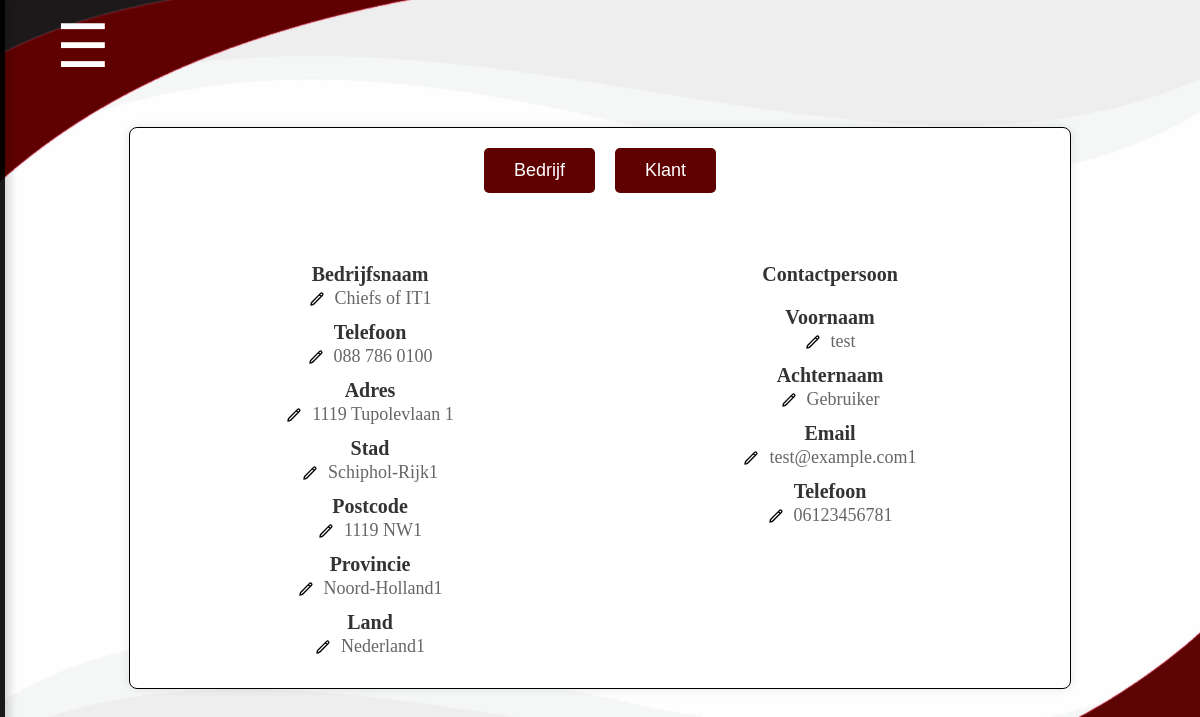
/profiel.php (signed in), run on the app's committed database.
### tables this page shows
CREATE TABLE `chiefs` (
  `chief_id` int(11) NOT NULL,
  `telefoon` varchar(50) NOT NULL,
  `adres` varchar(255) NOT NULL,
  `Bedrijfnaam` varchar(255) NOT NULL,
  `stad` varchar(255) NOT NULL,
  `postcode` varchar(10) NOT NULL,
  `provincie` varchar(255) DEFAULT NULL,
  `land` varchar(255) DEFAULT NULL
);

CREATE TABLE `contact` (
  `contact_id` int(11) NOT NULL,
  `voornaam` varchar(255) DEFAULT NULL,
  `achternaam` varchar(255) DEFAULT NULL,
  `email` varchar(255) DEFAULT NULL,
  `telefoon` varchar(255) DEFAULT NULL
);

### profiel.php (the view, shortened to what this page needs)
<?php
try {
    require 'db/conn.php';
    $pdo->setAttribute(PDO::ATTR_ERRMODE, PDO::ERRMODE_EXCEPTION);
} catch (PDOException $e) {
    error_log("Databaseverbinding mislukt: " . $e->getMessage());
    die(json_encode(['status' => 'error', 'message' => 'Databasefout']));
}
try {
    $sql = "SELECT telefoon, adres, stad, postcode, provincie, land, Bedrijfnaam FROM chiefs WHERE chief_id = :id";
    $stmt = $pdo->prepare($sql);
    $stmt->execute(['id' => $_SESSION['user_id']]);
    $row = $stmt->fetch(PDO::FETCH_ASSOC);
    $telefoon = $row['telefoon'];
    $adres = $row['adres'];
    $stad = $row['stad'];
    $postcode = $row['postcode'];
    $provincie = $row['provincie'];
    $land = $row['land'];
    $bedrijfsnaam = $row['Bedrijfnaam'];
} catch (PDOException $e) {
    error_log("Chiefs query mislukt: " . $e->getMessage());
    die("Er is iets mis met de query voor chiefs: " . $e->getMessage());
}
try {
    $contact_sql = "SELECT voornaam, achternaam, email, telefoon FROM contact WHERE contact_id = :id";
    $contact_stmt = $pdo->prepare($contact_sql);
    $contact_stmt->execute(['id' => $_SESSION['user_id']]);
    $contact_row = $contact_stmt->fetch(PDO::FETCH_ASSOC);
    $contact_voornaam = $contact_row['voornaam'];
    $contact_achternaam = $contact_row['achternaam'];
    $contact_email = $contact_row['email'];
    $contact_telefoon = $contact_row['telefoon'];
} catch (PDOException $e) {
    error_log("Contact query mislukt: " . $e->getMessage());
    die("Er is iets mis met de query voor contact: " . $e->getMessage());
}
?>
<!DOCTYPE html>
<html lang="nl">
<head>
    <link rel="stylesheet" href="css/profiel.css">
</head>
<body>
<?php include 'sidebar.php'; ?>
<div class="container">
    <div class="buttons">
        <button data-target="bedrijfContainer" class="toggle-button">Bedrijf</button>
        <button data-target="klantContainer" class="toggle-button">Klant</button>
    </div>
    <div id="bedrijfContainer" class="container-section fade-in">
        <div class="columns">
            <div class="column">
                <h3>Bedrijfsnaam</h3>
                <p>
                <img src="img/pen-svgrepo-com.svg" alt="edit" width="16" height="16"
                    data-field="Bedrijfnaam" data-value="<?php echo htmlspecialchars($bedrijfsnaam); ?>"
                    class="edit-button">
                <span id="Bedrijfnaam"><?php echo htmlspecialchars($bedrijfsnaam); ?></span>
            </p>
                <h3>Telefoon</h3>
                <p>
                    <img src="img/pen-svgrepo-com.svg" alt="edit" width="16" height="16"
                        data-field="telefoon" data-value="<?php echo htmlspecialchars($telefoon); ?>"
                        class="edit-button">
                    <span id="telefoon"><?php echo htmlspecialchars($telefoon); ?></span>
                </p>
                <h3>Adres</h3>
                <p>
                    <img src="img/pen-svgrepo-com.svg" alt="edit" width="16" height="16"
                        data-field="adres" data-value="<?php echo htmlspecialchars($adres); ?>"
                        class="edit-button">
                    <span id="adres"><?php echo htmlspecialchars($adres); ?></span>
                </p>
                <h3>Stad</h3>
                <p>
                    <img src="img/pen-svgrepo-com.svg" alt="edit" width="16" height="16"
                        data-field="stad" data-value="<?php echo htmlspecialchars($stad); ?>"
                        class="edit-button">
                    <span id="stad"><?php echo htmlspecialchars($stad); ?></span>
                </p>
                <h3>Postcode</h3>
                <p>
                    <img src="img/pen-svgrepo-com.svg" alt="edit" width="16" height="16"
                        data-field="postcode" data-value="<?php echo htmlspecialchars($postcode); ?>"
                        class="edit-button">
                    <span id="postcode"><?php echo htmlspecialchars($postcode); ?></span>
                </p>
                <h3>Provincie</h3>
                <p>
                    <img src="img/pen-svgrepo-com.svg" alt="edit" width="16" height="16"
                        data-field="provincie" data-value="<?php echo htmlspecialchars($provincie); ?>"
                        class="edit-button">
                    <span id="provincie"><?php echo htmlspecialchars($provincie); ?></span>
                </p>
                <h3>Land</h3>
                <p>
                    <img src="img/pen-svgrepo-com.svg" alt="edit" width="16" height="16"
                        data-field="land" data-value="<?php echo htmlspecialchars($land); ?>"
                        class="edit-button">
                    <span id="land"><?php echo htmlspecialchars($land); ?></span>
                </p>
            </div>
            <div class="column">
                <h3>Contactpersoon</h3>
                <h3>Voornaam</h3>
                <p>
                    <img src="img/pen-svgrepo-com.svg" alt="edit" width="16" height="16"
                        data-field="contact_voornaam"
                        data-value="<?php echo htmlspecialchars($contact_voornaam); ?>" class="edit-button">
                    <span id="contact_voornaam"><?php echo htmlspecialchars($contact_voornaam); ?></span>
                </p>
                <h3>Achternaam</h3>
                <p>
                    <img src="img/pen-svgrepo-com.svg" alt="edit" width="16" height="16"
                        data-field="contact_achternaam"
                        data-value="<?php echo htmlspecialchars($contact_achternaam); ?>" class="edit-button">
                    <span id="contact_achternaam"><?php echo htmlspecialchars($contact_achternaam); ?></span>
                </p>
                <h3>Email</h3>
                <p>
                    <img src="img/pen-svgrepo-com.svg" alt="edit" width="16" height="16"
                        data-field="contact_email"
                        data-value="<?php echo htmlspecialchars($contact_email); ?>" class="edit-button">
                    <span id="contact_email"><?php echo htmlspecialchars($contact_email); ?></span>
                </p>
                <h3>Telefoon</h3>
                <p>
                    <img src="img/pen-svgrepo-com.svg" alt="edit" width="16" height="16"
                        data-field="contact_telefoon"
                        data-value="<?php echo htmlspecialchars($contact_telefoon); ?>" class="edit-button">
                    <span id="contact_telefoon"><?php echo htmlspecialchars($contact_telefoon); ?></span>
                </p>
            </div>
        </div>
    </div>
</body>
</html>

### sidebar.php (shortened to what this page needs)
<!DOCTYPE html>
<html lang="en">
<head>
</head>
<body>
<button class="toggle-btn" id="toggleBtn" onclick="toggleSidebar()">☰</button>
<div id="mySidebar" class="sidebar">
    </div>
</body>
</html>

### css/profiel.css (style rules this page uses)
body { display: flex; justify-content: center; align-items: center; background-color: white; overflow: hidden; background-image: url('../img/achtergrond.jpg'); background-size: cover; background-position: center; background-repeat: no-repeat; height: 100vh; font-size: 20px; }
.container { background-color: #fff; padding: 20px; border-radius: 8px; border: 1px solid rgb(0, 0, 0); box-shadow: 0 0 10px rgba(0, 0, 0, 0.1); width: 900px; text-align: center; position: relative; height: 520px; }
.buttons { display: flex; justify-content: center; margin-bottom: 20px; gap: 20px; }
.buttons button { padding: 12px 30px; border: none; border-radius: 5px; background-color: #5f0101; color: white; cursor: pointer; font-size: 18px; transition: transform 0.3s ease, background-color 0.3s ease; }
.container-section { display: none; transition: opacity 0.5s ease-in-out; width: 100%; }
.fade-in { opacity: 1; }
.columns { display: grid; grid-template-columns: 1fr 1fr; gap: 20px; width: 100%; text-align: center; margin-top: 20px; }
.column { padding: 10px; background-color: transparent; border-radius: 8px; }
.column h3 { margin-bottom: 10px; color: #333; font-size: 20px; }
.column p { margin: -8px; font-size: 18px; color: #666; display: flex; align-items: center; justify-content: center; text-align: center; }
.column p img { margin-right: 10px; width: 16px; height: 16px; cursor: pointer; }

### sidebar.php (style rules this page uses)
.sidebar { height: 100%; width: 250px; position: fixed; top: 0; left: -250px; background-color: white; opacity: 0.9; overflow-x: hidden; transition: 0.5s; padding-top: 20px; display: flex; flex-direction: column; align-items: center; gap: 15px; border-right: outset 5px black; box-shadow: 4px 0px 10px rgba(0, 0, 0, 0.2); }
.toggle-btn { position: absolute; top: 10px; left: 50px; font-size: 60px; cursor: pointer; color: white; background-color: transparent; border: none; transition: 0.3s; }

### data on the page
chiefs: Bedrijfnaam "Chiefs of IT1", telefoon "088 786 0100", adres "1119 Tupolevlaan 1", stad "Schiphol-Rijk1", postcode "1119 NW1", provincie "Noord-Holland1", land "Nederland1"
contact: voornaam (picture), voornaam "test", achternaam "Gebruiker", email "test@example.com1", telefoon "06123456781"
